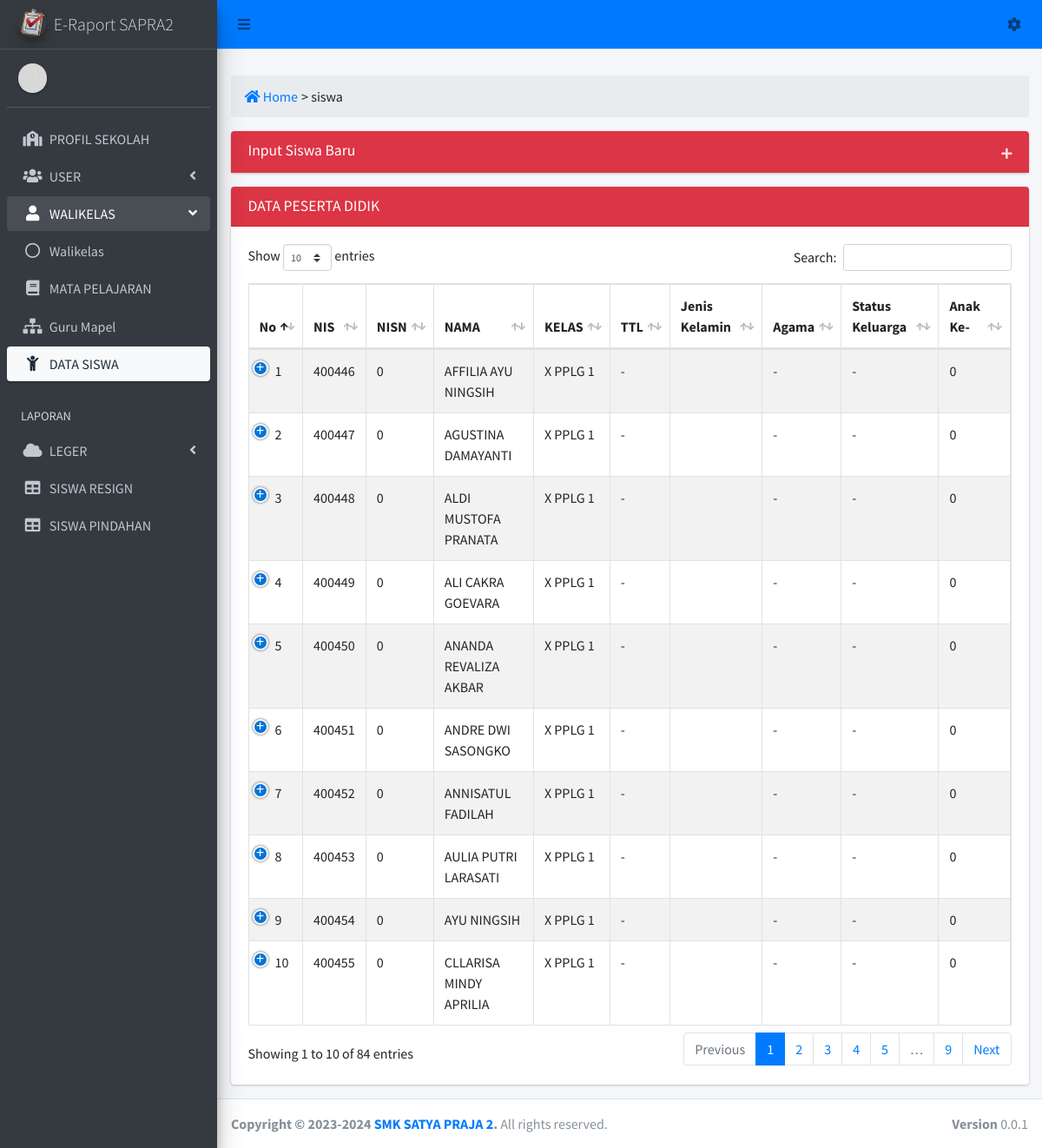
Screenshot of /admin?view=siswa with the database file from the repository.
### tables this page shows
CREATE TABLE `tb_siswa` (
  `id` int(10) NOT NULL,
  `nis` int(10) NOT NULL,
  `nisn` int(20) NOT NULL,
  `nama` varchar(50) NOT NULL,
  `kelas` varchar(3) NOT NULL,
  `jurusan` varchar(5) NOT NULL,
  `pemkelas` varchar(1) NOT NULL,
  `th_pelajaran` varchar(12) NOT NULL,
  `ttl` varchar(40) NOT NULL,
  `kelamin` enum('L','P') NOT NULL,
  `agama` varchar(10) NOT NULL,
  `status` varchar(20) NOT NULL,
  `anak_ke` int(2) NOT NULL,
  `alamat_siswa` text NOT NULL,
  `hp_siswa` varchar(15) NOT NULL,
  `asal_sekolah` varchar(40) NOT NULL,
  `tgl_terima` varchar(20) NOT NULL,
  `ayah` varchar(50) NOT NULL,
  `ibu` varchar(50) NOT NULL,
  `alamat_ortu` text NOT NULL,
  `hp_ortu` varchar(15) NOT NULL,
  `kerja_ayah` varchar(20) NOT NULL,
  `kerja_ibu` varchar(20) NOT NULL,
  `nama_wali` varchar(50) NOT NULL,
  `alamat_wali` text NOT NULL,
  `hp_wali` varchar(50) NOT NULL,
  `kerja_wali` varchar(20) NOT NULL,
  `semester` enum('Ganjil','Genap','','') NOT NULL
);

### view/operator/siswa_page.php (the view, shortened to what this page needs)
<div class="row">
  <div class="col-sm-12">
    <ol class="breadcrumb <?= $bg_breadcrumb;  ?>">
	    <li><a href="admin" class="pr-1"><i class="fas fa-home"></i> Home</a></li>
	    <li class="active"> > <?= $_GET['view'] ?: 'Dashboard'; ?></li>
	  </ol>
  </div>
</div>
<div class="card collapsed-card">
  <div class="card-header bg-danger">
    <h4 class="card-title">Input Siswa Baru</h4>
    <div class="card-tools">
      <button type="button" class="btn btn-tool" data-card-widget="collapse"><i class="fas fa-plus"></i>
      </button>
    </div>
  </div>
            </div>
          </div></td>
      </div>
    </div>
<div class="row">
  <div class="col-sm-12">
    <div class="card">
      <div class="card-header bg-danger"><h3 class="card-title">DATA PESERTA DIDIK</h3></div>
      <div class="card-body bg-coral">
      <table id="example1" class="table table-bordered table-striped">
        <thead>
          <tr>
    <th>No</th>
     <th>NIS</th>
    <th>NISN</th>
    <th>NAMA</th>
    <th>KELAS</th>
    <th>TTL</th>
    <th>Jenis Kelamin</th>
    <th>Agama</th>
    <th>Status Keluarga</th>
    <th>Anak Ke-</th>
        </thead>
        <tbody>
    <?php
          $no = 1;
          $query = mysqli_query($koneksi, "select * from tb_siswa  ");
          while ($data = mysqli_fetch_array($query)) {
            echo "<tr>";
            echo "<td>".$no++."</td>";
            echo "<td>".$data['nis']."</td>";
            echo "<td>".$data['nisn']."</td>";
            echo "<td>".$data['nama']."</td>";
            echo "<td>".$data['kelas'].' '.$data['jurusan'].' '.$data['pemkelas']."</td>";
            echo "<td>".$data['ttl']."</td>";
            echo "<td>".$data['kelamin']."</td>";
            echo "<td>".$data['agama']."</td>";
            echo "<td>".$data['status']."</td>";
            echo "<td>".$data['anak_ke']."</td>";
            ?>
            <?php
            echo "</tr>";
          }
          ?>
        </tbody>
      </table>
      </div>
    </div>
  </div>
</div>

### rows the page displays
tb_siswa: nis "400446", nisn "0", nama "AFFILIA AYU NINGSIH", kelas "X", jurusan "PPLG", pemkelas "1", ttl "-", agama "-", status "-", anak_ke "0"
tb_siswa: nis "400447", nisn "0", nama "AGUSTINA DAMAYANTI", kelas "X", jurusan "PPLG", pemkelas "1", ttl "-", agama "-", status "-", anak_ke "0"
tb_siswa: nis "400448", nisn "0", nama "ALDI MUSTOFA PRANATA", kelas "X", jurusan "PPLG", pemkelas "1", ttl "-", agama "-", status "-", anak_ke "0"
tb_siswa: nis "400449", nisn "0", nama "ALI CAKRA GOEVARA", kelas "X", jurusan "PPLG", pemkelas "1", ttl "-", agama "-", status "-", anak_ke "0"
tb_siswa: nis "400450", nisn "0", nama "ANANDA REVALIZA AKBAR", kelas "X", jurusan "PPLG", pemkelas "1", ttl "-", agama "-", status "-", anak_ke "0"
tb_siswa: nis "400451", nisn "0", nama "ANDRE DWI SASONGKO", kelas "X", jurusan "PPLG", pemkelas "1", ttl "-", agama "-", status "-", anak_ke "0"
tb_siswa: nis "400452", nisn "0", nama "ANNISATUL FADILAH", kelas "X", jurusan "PPLG", pemkelas "1", ttl "-", agama "-", status "-", anak_ke "0"
tb_siswa: nis "400453", nisn "0", nama "AULIA PUTRI LARASATI", kelas "X", jurusan "PPLG", pemkelas "1", ttl "-", agama "-", status "-", anak_ke "0"
tb_siswa: nis "400454", nisn "0", nama "AYU NINGSIH", kelas "X", jurusan "PPLG", pemkelas "1", ttl "-", agama "-", status "-", anak_ke "0"
tb_siswa: nis "400455", nisn "0", nama "CLLARISA MINDY APRILIA", kelas "X", jurusan "PPLG", pemkelas "1", ttl "-", agama "-", status "-", anak_ke "0"

### other values shown
$_GET['view'] ?: 'Dashboard' "siswa"
